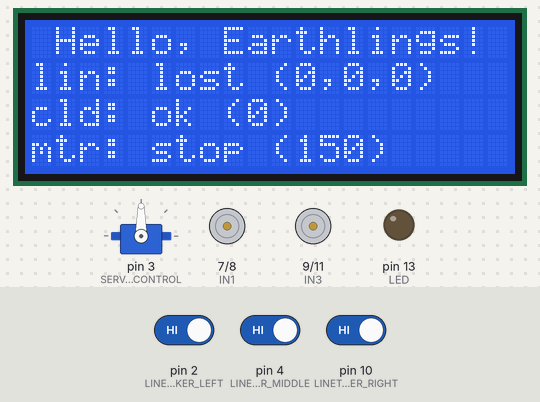
A sketch run on a simulated Arduino Uno, built with avr-gcc and run on an emulated ATmega328P. On the bench: servo, 20×4 character LCD, motor-driver pin pairs drawn as motors (green arrow = first pin HIGH = forward, orange = second pin HIGH = backward, longer = more drive, scaled by the enable pin), output pins drawn as LEDs (lit = HIGH). The inputs (shaded band) are chosen by the test bench; at power-on: pin 2 (LINETRACKER_LEFT) HIGH, pin 4 (LINETRACKER_MIDDLE) HIGH, pin 10 (LINETRACKER_RIGHT) HIGH. What the sketch prints to the serial monitor is not drawn.

Above: at 3.3 s.
3.4 s: pin 2 (LINETRACKER_LEFT) driven LOW
At 4.2 s:
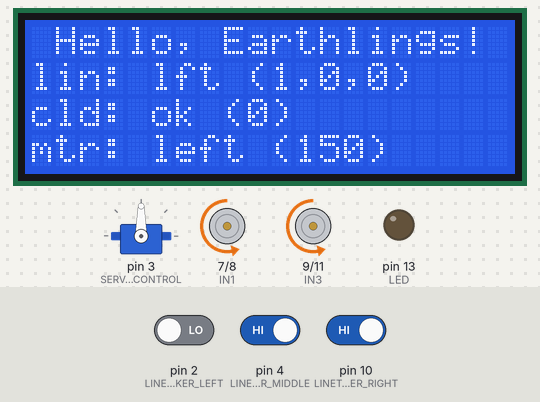
5.2 s: pin 4 (LINETRACKER_MIDDLE) driven LOW
At 6.4 s:
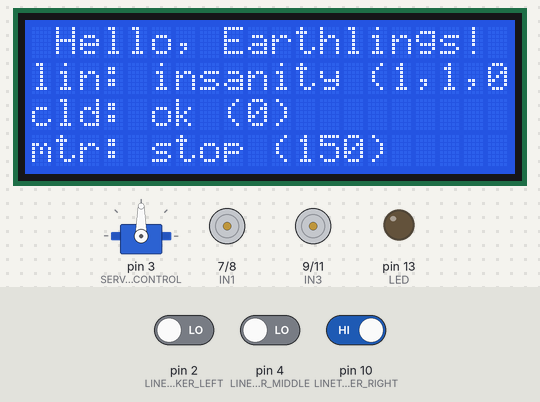
6.7 s: pin 2 (LINETRACKER_LEFT) driven HIGH
At 7.5 s:
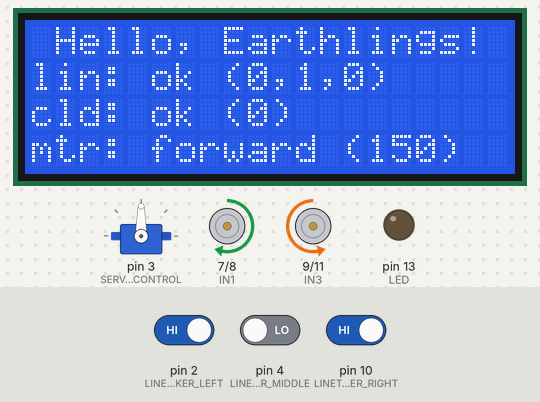
8.3 s: pin 10 (LINETRACKER_RIGHT) driven LOW
At 9.6 s:
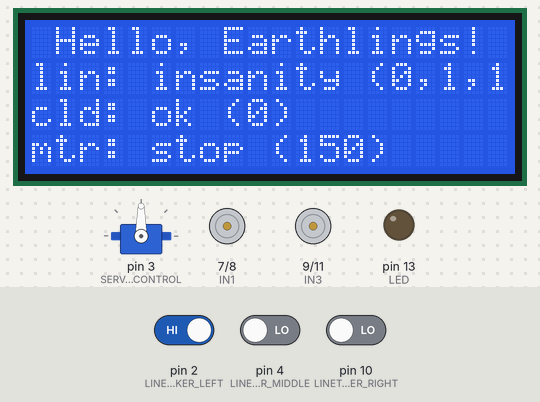
9.9 s: pin 4 (LINETRACKER_MIDDLE) driven HIGH
At 11.2 s:
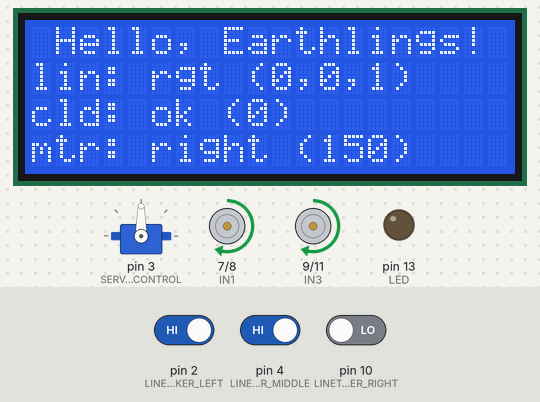
11.5 s: pin 4 (LINETRACKER_MIDDLE) driven LOW
At 13.0 s:
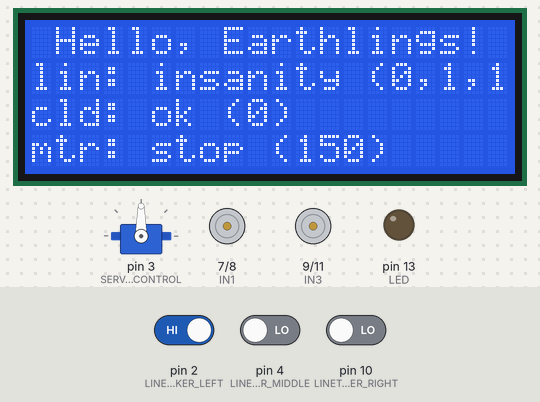
Timing chart, 0 to 14.1 s (numbered marks = the images above; inputs shaded):
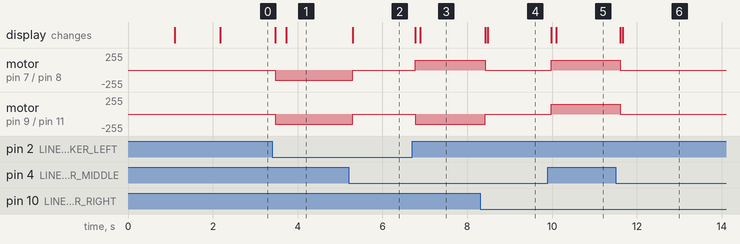

The sketch:

thursday-hack.ino
```cpp
#include <Wire.h>
#include <Servo.h>
// Get the LCD I2C Library here:
// https://bitbucket.org/fmalpartida/new-liquidcrystal/downloads
#include <LiquidCrystal_I2C.h>

/**
 * Distance a wall needs to be (in centimeters) to pose a threat.
 */
#define CRTICAL_DISTANCE 20

/**
 * Starting car speed. Note that 80 and under results in a loud whining sound from the
 * motors, and the wheels dont turn - not enough power.
 */
#define DEFAULT_CAR_SPEED 150

/**
 * Arduino I/O Pins, and what they are hooked up to.
 */
#define DO_NOT_USE_SERIAL_RECEIVE 0 // used by serial library
#define DO_NOT_USE_SERIAL_TRANSMIT 1 // used by serial library
#define LINETRACKER_LEFT 2
#define SERVO_CONTROL 3
#define LINETRACKER_MIDDLE 4
#define ENA 5
#define ENB 6
#define IN1 7
#define IN2 8
#define IN3 9
#define LINETRACKER_RIGHT 10
#define IN4 11
#define INFRARED_SENSOR 12
#define LED 13
#define AVAILABLE_A0 A0
#define AVAILABLE_A1 A1
#define ULTRASONIC_ECHO A2 // moved from A4
#define ULTRASONIC_TRIGGER A3 // moved from A5
#define DO_NOT_USE_SCL A4 // used by lcd library
#define DO_NOT_USE_SDTA A5 // used by lcd library

// *** LCD subsystem
// set the LCD address to 0x20 for a 20 chars 4 line display
// Set the pins on the I2C chip used for LCD connections:
//                    addr, en,rw,rs,d4,d5,d6,d7,bl,blpol
LiquidCrystal_I2C lcd(0x27, 2, 1, 0, 4, 5, 6, 7, 3, POSITIVE);

// *** Collision Detection subsystem
int disableCollisionDetection = true; // HACK
Servo ultrasonicServo;
int rightDistance = 0;
int leftDistance = 0;
int middleDistance = 0;
int justWentBack = false;

// *** Line Detect subsystem
int sensorRight = 0;
int sensorMiddle = 0;
int sensorLeft = 0;

// *** Motor subsystem
int carSpeed = DEFAULT_CAR_SPEED;

/**
 * Takes over the fourth (last) row of the LCD.
 */
void lcdPrintMotorStatus(String mesg) {
  static const String label = "mtr: ";
  static const int rowNumber = 3;

  lcd.setCursor(0,rowNumber);
  lcd.print(label);
  lcd.setCursor(label.length(), rowNumber);

  String fmtMessage = mesg + " (" + String(carSpeed) + ")";
  lcd.print(fmtMessage);

  // Erase the rest of the line.
  if (fmtMessage.length() + label.length() < 20) {
    for (int i = 0 ; i < 20 - (fmtMessage.length() + label.length()) ; i++) {
      lcd.print(' ');
    }
  }

  // Report to the serial monitor, in case the laptop is hooked up.
  Serial.print("motor: ");
  Serial.println(fmtMessage);
}


/**
 * Takes over the third row of the LCD.
 */
void lcdPrintCollisionDetectStatus(String mesg) {
  static const String label = "cld: ";
  static const int rowNumber = 2;
  static unsigned long lastWriteTime = 0;
  static int lastWriteDistance = 0;

  // Only update the distance every half-second, or it looks too freaky.
  unsigned long now = millis();
  if (now - lastWriteTime > 125) {
    lastWriteDistance = middleDistance;
    lastWriteTime = now;
  }

  lcd.setCursor(0,rowNumber);
  lcd.print(label);
  lcd.setCursor(label.length(), rowNumber);

  String fmtMessage = mesg + " (" + String(lastWriteDistance) + ")";
  lcd.print(fmtMessage);

  // Erase the rest of the line.
  if (fmtMessage.length() + label.length() < 20) {
    for (int i = 0 ; i < 20 - (fmtMessage.length() + label.length()) ; i++) {
      lcd.print(' ');
    }
  }

  // TODO: special case, supress too many stops.
  // Report to the serial monitor, in case the laptop is hooked up.
  Serial.print("collisionDetect: ");
  Serial.println(fmtMessage);
}


void lineDetectReadSensor() {
  sensorRight = !digitalRead(LINETRACKER_RIGHT);
  sensorMiddle = !digitalRead(LINETRACKER_MIDDLE);
  sensorLeft = !digitalRead(LINETRACKER_LEFT);
}

/**
 * Takes over the second row of the LCD.
 */
void lcdPrintLineDetectStatus(String mesg) {
  static const String label = "lin: ";
  static const int rowNumber = 1;
  static unsigned long lastWriteTime = 0;
  static int lastWriteRight = 0;
  static int lastWriteMiddle = 0;
  static int lastWriteLeft = 0;

  lcd.setCursor(0,rowNumber);
  lcd.print(label);
  lcd.setCursor(label.length(), rowNumber);

  // Only update the distance every half-second, or it looks too freaky.
  unsigned long now = millis();
  if (now - lastWriteTime > 500) {
    lastWriteRight = sensorRight;
    lastWriteMiddle = sensorMiddle;
    lastWriteLeft = sensorLeft;
    lastWriteTime = now;
  }

  String fmtMessage = mesg + " (" + String(lastWriteLeft) + "," + String(lastWriteMiddle) + "," + String(lastWriteRight) + ")";
  lcd.print(fmtMessage);

  // Erase the rest of the line.
  if (fmtMessage.length() + label.length() < 20) {
    for (int i = 0 ; i < 20 - (fmtMessage.length() + label.length()) ; i++) {
      lcd.print(' ');
    }
  }

  // Report to the serial monitor, in case the laptop is hooked up.
  Serial.print("lineDetect[");
  Serial.print(sensorLeft);
  Serial.print("][");
  Serial.print(sensorMiddle);
  Serial.print("][");
  Serial.print(sensorRight);
  Serial.print("]: ");
  Serial.println(mesg);
}

void forward(){
  lcdPrintMotorStatus("forward");
  analogWrite(ENA,carSpeed);
  analogWrite(ENB,carSpeed);
  digitalWrite(IN1,HIGH);
  digitalWrite(IN2,LOW);
  digitalWrite(IN3,LOW);
  digitalWrite(IN4,HIGH);
}

void back(){
  lcdPrintMotorStatus("reverse");
  analogWrite(ENA,carSpeed);
  analogWrite(ENB,carSpeed);
  digitalWrite(IN1,LOW);
  digitalWrite(IN2,HIGH);
  digitalWrite(IN3,HIGH);
  digitalWrite(IN4,LOW);
}

void left(){
  lcdPrintMotorStatus("left");
  analogWrite(ENA,carSpeed);
  analogWrite(ENB,carSpeed);
  digitalWrite(IN1,LOW);
  digitalWrite(IN2,HIGH);
  digitalWrite(IN3,LOW);
  digitalWrite(IN4,HIGH);
}

void right(){
  lcdPrintMotorStatus("right");
  analogWrite(ENA,carSpeed);
  analogWrite(ENB,carSpeed);
  digitalWrite(IN1,HIGH);
  digitalWrite(IN2,LOW);
  digitalWrite(IN3,HIGH);
  digitalWrite(IN4,LOW);
}

void stop(){
  lcdPrintMotorStatus("stop");
  analogWrite(ENA,0);
  analogWrite(ENB,0);
}

/**
 * Returns distance in centimeters.
 */
int ultrasonic_distance_test(){
  // Send a 20 microsecond pulse to the trigger pin, which is the signal to send an ultrasonic beam
  // out the front end.
  digitalWrite(ULTRASONIC_TRIGGER, LOW);
  delayMicroseconds(2);
  digitalWrite(ULTRASONIC_TRIGGER, HIGH);
  delayMicroseconds(20);
  digitalWrite(ULTRASONIC_TRIGGER, LOW);

  // After we trigger it, the ultrasonic will send us a pulse on the echo pin; the width of the pulse
  // is the measurement of the echo delay. We divide by the magic-number of 58 to get the distance to
  // the nearest object, in centimeters.
  float pulseWidth = pulseIn(ULTRASONIC_ECHO, HIGH);
  float distanceCm = pulseWidth / 58;
  Serial.print("Distance_test centimeters=");
  Serial.println(distanceCm);
  return (int) distanceCm;
}

/**
 * Entrypoint to the program; runs once every time the program starts.
 */
void setup()
{
  // Init the serial line; important for debug messages back to the Arduino Serial Monitor.
  // Make sure you set the baudrate at 9600 in Serial Monitor as well.
  Serial.begin(9600);

  // Init the Arduino pins that we will be using.
  pinMode(SERVO_CONTROL, OUTPUT);
  pinMode(ULTRASONIC_ECHO, INPUT);
  pinMode(ULTRASONIC_TRIGGER,OUTPUT);
  pinMode(LINETRACKER_LEFT, INPUT);
  pinMode(LINETRACKER_RIGHT, INPUT);
  pinMode(LINETRACKER_MIDDLE, INPUT);
  pinMode(IN1,OUTPUT);
  pinMode(IN2,OUTPUT);
  pinMode(IN3,OUTPUT);
  pinMode(IN4,OUTPUT);
  pinMode(ENA,OUTPUT);
  pinMode(ENB,OUTPUT);
  pinMode(LED,OUTPUT);

   // Stop all wheel motors.
  stop();

  // Init the servo by telling it what pin we are connected to.
  ultrasonicServo.attach(SERVO_CONTROL);

  // Turn off the built-in LED.
  digitalWrite(LED,LOW);

  // Initialize the lcd for 20 chars 4 lines and turn on backlight.
  lcd.begin(20,4);
  lcd.backlight();

  //-------- Write characters on the display ----------------
  // NOTE: Cursor Position: CHAR, LINE) start at 0
  lcd.setCursor(1,0);
  lcd.print("Hello, Earthlings!");
  delay(1000);
  lcd.setCursor(2,1);
  lcd.print("My name is Robert");
  delay(1000);
  lcd.setCursor(0,2);
  lcd.print("I COME FOR OCULUS");
  lcd.setCursor(0,3);
}

/**
 * FOLLOW THE LINE ALGORITHM
 * If a sensor is TRUE, then it is probably pointing to the bare floor.
 * If a sensor if FALSE, then it is pointing to black.
 */
void followTheLine() {
   if (sensorMiddle) {
    if (!sensorRight && !sensorLeft){
        // Nothin' on the right and left. This is the optimal situation.
        // TODO: if we are cruising on the line, perhaps consider speeding up?
        lcdPrintLineDetectStatus("ok");
        forward();
     } else {
        // TODO: what to do when every sensor is reading black? Are we insane? Or perhaps are we rotated
        // 90 degrees and viewing the tape perpendicularly?
        lcdPrintLineDetectStatus("insanity");
        stop();
     }
  } else if (!sensorRight && sensorLeft) {
    // We've picked up the line on the left sensor, but not the middle or right sensors. That means we should
    // nudge over to the left.
    lcdPrintLineDetectStatus("lft");
    left();
  }
  else if (!sensorLeft && sensorRight) {
    // We've picked up the line on the right sensor, but not the middle or left sensors. That means we should
    // nudge over to the right.
    lcdPrintLineDetectStatus("rgt");
    right();
  }
  else {
    // TODO: No sensors are picking up anything resembling a black line. Crap!
    // What to do? move in random direction?
    lcdPrintLineDetectStatus("lost");
    //forward();
    stop();
  }
}

void goCircle() {
  lcdPrintLineDetectStatus("forward");
  forward();
  delay(1000);
  lcdPrintLineDetectStatus("left");
  left();
  delay(1000);
  lcdPrintLineDetectStatus("right");
  right();
  delay(1000);
  lcdPrintLineDetectStatus("stop");
  stop();
  delay(1000);
}

/**
 * MAIN LOOP
 */
void loop()
{
  // Point servo forward, and calculate distance to object right in front of us.
  // (90 degrees is oriented stright ahead, 0 degrees is all the way to the right, and
  // 180 degrees is all the way to the left; this 180 degrees is the full range of
  // motion of this servo.
  // Note that we could be moving forward right now, or we could be sitting still
  // and probing a way out of a sticky situation.
  if (!disableCollisionDetection) {
    ultrasonicServo.write(90);
    middleDistance = ultrasonic_distance_test();
    Serial.print("loop begin, center distance=");
    Serial.println(middleDistance);
  }

  // Read the line detect sensor.
  lineDetectReadSensor();

  // FC: What does this even do?
  // Act based on the distance.
  if (disableCollisionDetection || (!justWentBack && (middleDistance > CRTICAL_DISTANCE))) {
    lcdPrintCollisionDetectStatus("ok");
    followTheLine();
  } else {
    // Inform the monitor that we will be cncaling all line detection stuff in order to avoid the collision.
    lcdPrintLineDetectStatus("paused");

    // FC: This is included in my "what does this even do?" question.
    // If we go there, we are about to collide! Evasive maneuvers!
    justWentBack = false;
    stop();

    // Point the sonar to the right, and take a measurement.
    lcdPrintCollisionDetectStatus("analysis");
    ultrasonicServo.write(20);
    delay(1000);
    rightDistance = ultrasonic_distance_test();
    Serial.print("right distance=");
    Serial.println(rightDistance);

    // Point the sensor the the left, and take a measurement.
    ultrasonicServo.write(160);
    delay(1000);
    leftDistance = ultrasonic_distance_test();
    Serial.print("left distance=");
    Serial.println(leftDistance);

    // Reset the servo back to pointing forward.
    ultrasonicServo.write(90);

     // FC: What is the "<="? Is it less than or equal to?
     // First: if we are in a corner and no way out, go backward!
    if ((rightDistance <= CRTICAL_DISTANCE) && (leftDistance <= CRTICAL_DISTANCE)) {
       lcdPrintCollisionDetectStatus("retreat");
      digitalWrite(LED,HIGH);
      back();
      delay(1000);
      stop();
       digitalWrite(LED,LOW);
       justWentBack = true;
    } else if (rightDistance > leftDistance) {
      lcdPrintCollisionDetectStatus("right");
      right();
      delay(1000);

    } else {
      lcdPrintCollisionDetectStatus("left");
      left();
      delay(1000);
    }
  }
}
```

Measured:
- after the input at 3.4 s, motor on pin 7 (IN1) / pin 8 (IN2), motor on pin 9 (IN3) / pin 11 (IN4): stopped → backward 150/255 after 0.07 s; the display: first changes after 0.07 s (image 1 shows a later state)
- after the input at 5.2 s, motor on pin 7 (IN1) / pin 8 (IN2), motor on pin 9 (IN3) / pin 11 (IN4): backward 150/255 → stopped after 0.10 s; the display: changes after 0.10 s (image 2)
- after the input at 6.7 s, motor on pin 7 (IN1) / pin 8 (IN2): stopped → forward 150/255 after 0.08 s; motor on pin 9 (IN3) / pin 11 (IN4): stopped → backward 150/255 after 0.08 s; the display: first changes after 0.08 s (image 3 shows a later state)
- after the input at 8.3 s, motor on pin 7 (IN1) / pin 8 (IN2): forward 150/255 → stopped after 0.13 s; motor on pin 9 (IN3) / pin 11 (IN4): backward 150/255 → stopped after 0.13 s; the display: first changes after 0.13 s (image 4 shows a later state)
- after the input at 9.9 s, motor on pin 7 (IN1) / pin 8 (IN2), motor on pin 9 (IN3) / pin 11 (IN4): stopped → forward 150/255 after 0.08 s; the display: first changes after 0.08 s (image 5 shows a later state)
- after the input at 11.5 s, motor on pin 7 (IN1) / pin 8 (IN2), motor on pin 9 (IN3) / pin 11 (IN4): forward 150/255 → stopped after 0.11 s; the display: first changes after 0.11 s (image 6 shows a later state)
